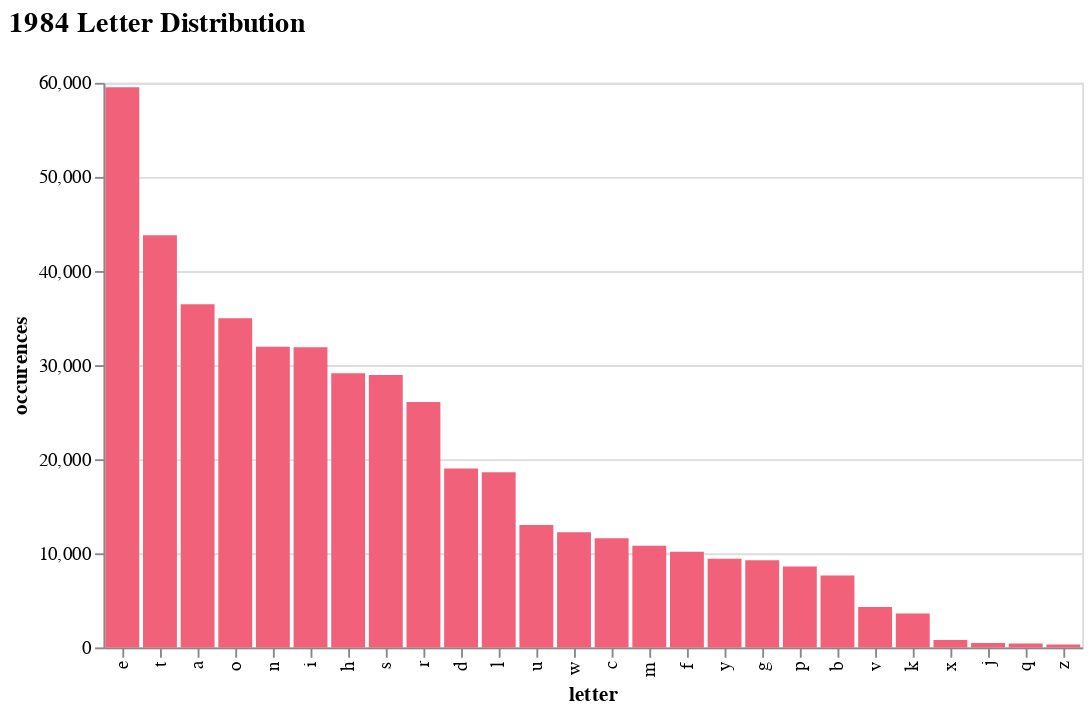

Source (notebook cell):
### Markdown cell above
## 1984 Letter Distribution

### Code cell
with open("../data/1984.txt") as f:
    book = f.read()

book = VigenereCipher.clean_text(book)
book_counts = plot_letter_count("1984 Letter Distribution", book).configure_mark(color=Colours.red)
book_counts

### Figure 1 — Vega-Lite specification as saved in the notebook (floating-point values rounded to 4 significant figures)
{"config": {"view": {"continuousWidth": 400, "continuousHeight": 300}, "mark": {"color": "#f2617a"}}, "data": {"name": "data-b4c9ace2ba2e35c39a8deba84daca4fa"}, "mark": "bar", "encoding": {"x": {"field": "letter", "sort": "-y", "type": "nominal"}, "y": {"field": "occurences", "type": "quantitative"}}, "title": {"text": "1984 Letter Distribution", "subtitle": "", "anchor": "start", "dy": -15, "fontSize": 15, "subtitleFontSize": 13}, "$schema": "https://vega.github.io/schema/vega-lite/v4.17.0.json", "datasets": {"data-b4c9ace2ba2e35c39a8deba84daca4fa": [{"letter": "e", "occurences": 59523}, {"letter": "t", "occurences": 43796}, {"letter": "a", "occurences": 36460}, {"letter": "o", "occurences": 34985}, {"letter": "n", "occurences": 31938}, {"letter": "i", "occurences": 31894}, {"letter": "h", "occurences": 29139}, {"letter": "s", "occurences": 28938}, {"letter": "r", "occurences": 26067}, {"letter": "d", "occurences": 19000}, {"letter": "l", "occurences": 18624}, {"letter": "u", "occurences": 13002}, {"letter": "w", "occurences": 12230}, {"letter": "c", "occurences": 11604}, {"letter": "m", "occurences": 10816}, {"letter": "f", "occurences": 10176}, {"letter": "y", "occurences": 9409}, {"letter": "g", "occurences": 9251}, {"letter": "p", "occurences": 8592}, {"letter": "b", "occurences": 7632}, {"letter": "v", "occurences": 4307}, {"letter": "k", "occurences": 3602}, {"letter": "x", "occurences": 791}, {"letter": "j", "occurences": 457}, {"letter": "q", "occurences": 409}, {"letter": "z", "occurences": 306}]}}
